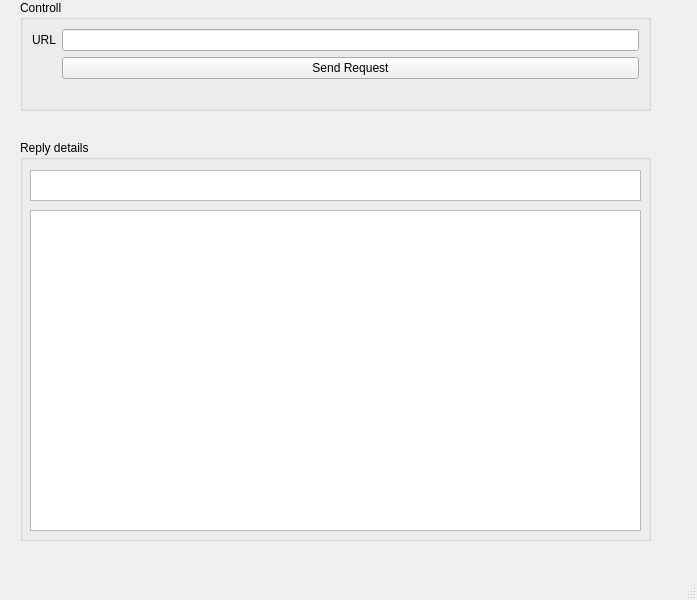
<?xml version="1.0" encoding="UTF-8"?>
<ui version="4.0">
 <class>MainWindow</class>
 <widget class="QMainWindow" name="MainWindow">
  <property name="geometry">
   <rect>
    <x>0</x>
    <y>0</y>
    <width>697</width>
    <height>600</height>
   </rect>
  </property>
  <property name="windowTitle">
   <string>MainWindow</string>
  </property>
  <widget class="QWidget" name="centralwidget">
   <widget class="QGroupBox" name="groupBox">
    <property name="geometry">
     <rect>
      <x>20</x>
      <y>0</y>
      <width>631</width>
      <height>111</height>
     </rect>
    </property>
    <property name="title">
     <string>Controll</string>
    </property>
    <layout class="QFormLayout" name="formLayout">
     <item row="0" column="0">
      <widget class="QLabel" name="label">
       <property name="text">
        <string>URL</string>
       </property>
      </widget>
     </item>
     <item row="0" column="1">
      <widget class="QLineEdit" name="UrlInput"/>
     </item>
     <item row="1" column="1">
      <widget class="QPushButton" name="SendBtn">
       <property name="text">
        <string>Send Request</string>
       </property>
      </widget>
     </item>
    </layout>
   </widget>
   <widget class="QGroupBox" name="groupBox_2">
    <property name="geometry">
     <rect>
      <x>20</x>
      <y>140</y>
      <width>631</width>
      <height>401</height>
     </rect>
    </property>
    <property name="title">
     <string>Reply details</string>
    </property>
    <widget class="QTextBrowser" name="ContentText">
     <property name="geometry">
      <rect>
       <x>10</x>
       <y>70</y>
       <width>611</width>
       <height>321</height>
      </rect>
     </property>
    </widget>
    <widget class="QTextBrowser" name="Statustext">
     <property name="geometry">
      <rect>
       <x>10</x>
       <y>30</y>
       <width>611</width>
       <height>31</height>
      </rect>
     </property>
    </widget>
   </widget>
  </widget>
  <widget class="QMenuBar" name="menubar">
   <property name="geometry">
    <rect>
     <x>0</x>
     <y>0</y>
     <width>697</width>
     <height>21</height>
    </rect>
   </property>
  </widget>
  <widget class="QStatusBar" name="statusbar"/>
 </widget>
 <resources/>
 <connections/>
</ui>
